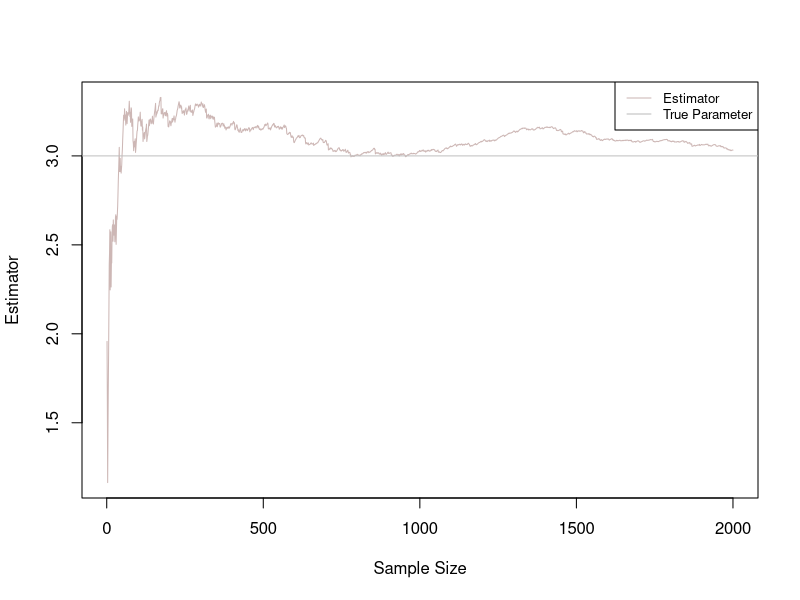
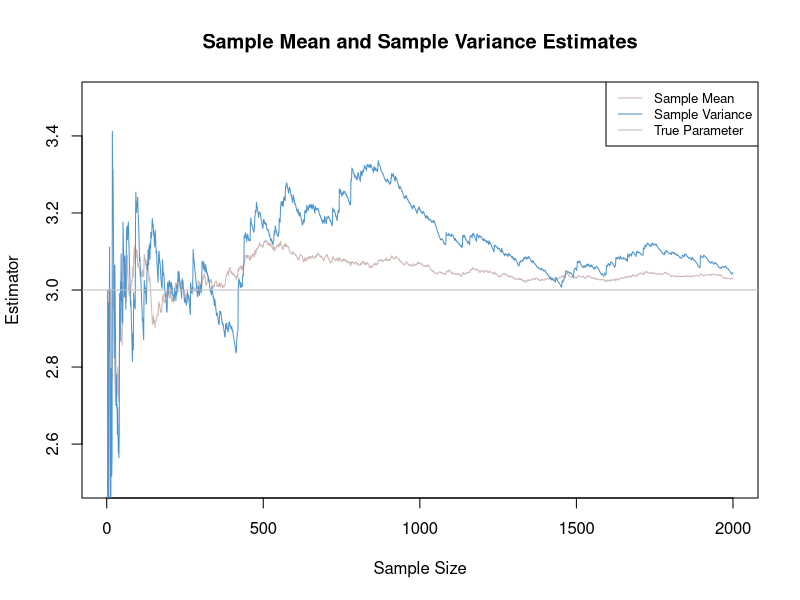
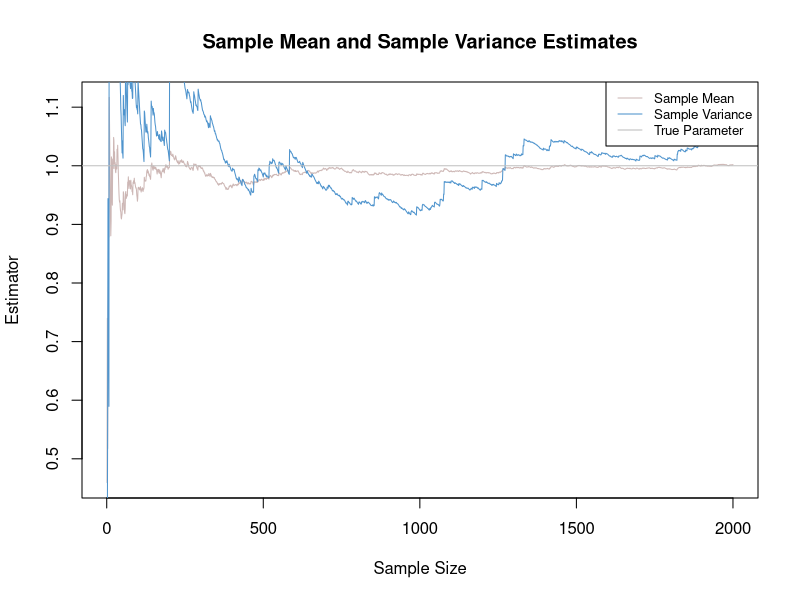
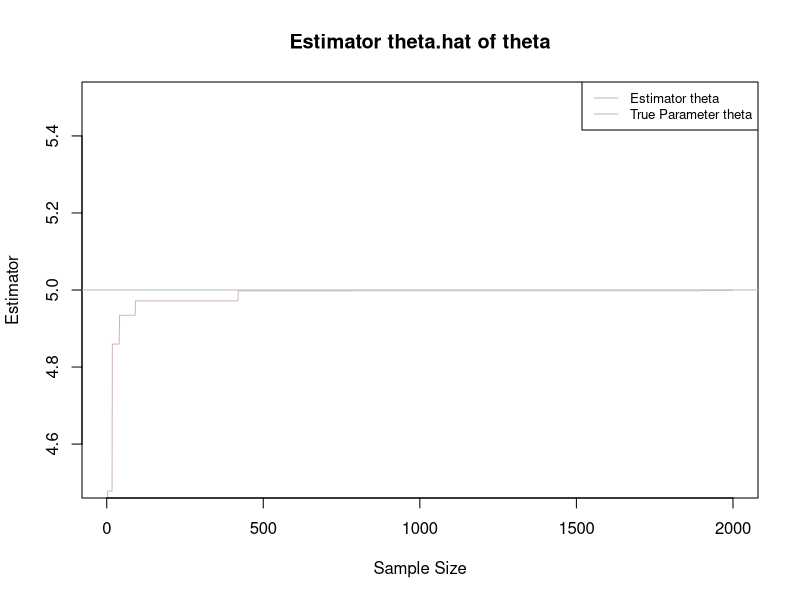

Generate these figures, in order, with R:
## ---- chunk 1
knitr::opts_chunk$set(echo = TRUE)
## ---- chunk 2
# Monte Carlo
set.seed(93415)

# Determinable
n.max <- 2000

s.storage <- c()
e.storage <-c()

lambda <- 3

# Every iteration we have a new observation we are adding to our storage 
#in order to show how the distribution behaves as observations goes up
for(i in 1:n.max) {
  
  new.observation <- rexp(n = 1, lambda)
  
  s.storage[i] <- new.observation
  e.storage[i] <- 1 / mean(s.storage)
}

plot(e.storage, 
     type = "l", 
     col = "MistyRose3",
     ylab = "Estimator",
     xlab = "Sample Size")
abline(h = lambda, col = "grey")

legend("topright", 
       legend = c("Estimator", "True Parameter"), 
       col = c("MistyRose3", "grey"), 
       lty = c(1, 1), 
       cex = 0.8)
## ---- chunk 3
# Monte Carlo
set.seed(93415)

# Determinable
n.max <- 2000

s.storage <- c()
e.storage <- c()
v.storage <- c()

lambda <- 3

# Every iteration we have a new observation we are adding to our storage 
#in order to show how the distribution behaves as observations goes up
for(i in 1:n.max) {
  
  new.observation <- rpois(n = 1, lambda)
  
  s.storage[i] <- new.observation
  e.storage[i] <- mean(s.storage)
  v.storage[i] <- var(s.storage)
}

# Plot the sample mean and sample variance estimates
plot(e.storage, 
     type = "l", 
     col = "MistyRose3",
     ylab = "Estimator",
     xlab = "Sample Size",
     ylim = c(2.5, 3.5),
     main = "Sample Mean and Sample Variance Estimates")
lines(v.storage, col = "SteelBlue3")
abline(h = lambda, col = "grey")

# Add a legend
legend("topright", 
       legend = c("Sample Mean", "Sample Variance", "True Parameter"), 
       col = c("MistyRose3", "SteelBlue3", "grey"), 
       lty = c(1, 1, 1), 
       cex = 0.8)


## ---- chunk 4
# Monte Carlo
set.seed(93415)

# Determinable
n.max <- 2000

s.storage <- c()
e.storage <- c()
v.storage <- c()

k <- 5

# Every iteration we have a new observation we are adding to our storage 
#in order to show how the distribution behaves as observations goes up
for(i in 1:n.max) {
  
  new.observation <- rchisq(n = 1, df = k)
  
  s.storage[i] <- new.observation
  e.storage[i] <- mean(s.storage) / k
  v.storage[i] <- var(s.storage) / (2 * k)
}

# Plot the sample mean and sample variance estimates
plot(e.storage, 
     type = "l", 
     col = "MistyRose3",
     ylab = "Estimator",
     xlab = "Sample Size",
     main = "Sample Mean and Sample Variance Estimates")
lines(v.storage, col = "SteelBlue3")
abline(h = 1, col = "grey")

# Add a legend
legend("topright", 
       legend = c("Sample Mean", "Sample Variance", "True Parameter"), 
       col = c("MistyRose3", "SteelBlue3", "grey"), 
       lty = c(1, 1, 1), 
       cex = 0.8)

## ---- chunk 5
# Monte Carlo
set.seed(93415)

# Determinable
n.max <- 2000

x.storage <- c()
theta.hat <- c()

theta <- 5

# Every iteration we have a new observation we are adding to our storage 
#in order to show how the distribution behaves as observations goes up
for(i in 1:n.max) {
  
  new.observation <- runif(n = 1, min = 0, max = theta)
  
  x.storage[i] <- new.observation
  theta.hat[i] <- max(x.storage)
}

# Plot the estimator theta.hat
plot(theta.hat, 
     type = "l", 
     col = "MistyRose3",
     ylab = "Estimator",
     xlab = "Sample Size",
     ylim = c(4.5, 5.5),
     main = "Estimator theta.hat of theta")
abline(h = theta, col = "grey")

# Add a legend
legend("topright", 
       legend = c("Estimator theta", "True Parameter theta"), 
       col = c("MistyRose3", "grey"), 
       lty = c(1, 1), 
       cex = 0.8)


